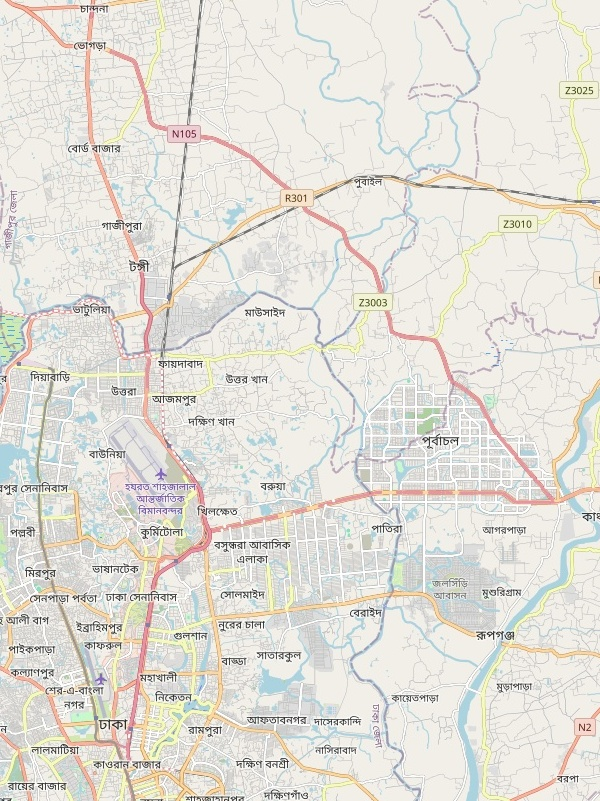
%> input picture Presentation/matlab/osm_basemap_crop_4camp.jpg, 600 x 801 px
$ octave --eval "fig03_map_routes;"   (GNU Octave 9; MATLAB toolbox functions it lacks are replaced by stand-ins)
%> lines starting %> are read from the running program, lines starting %| are printed output that depends on the picture
### Presentation/matlab/basemap.m
function [xlim_km, ylim_km] = basemap(alpha_val, use_4camp)
%BASEMAP  Draw the OpenStreetMap background for the drive-test figures.
%   The tiles were fetched once from tile.openstreetmap.org (zoom 13) and
%   stored beside this script, so the figure regenerates offline. Coordinates
%   are Web Mercator kilometres relative to the corridor centre, scaled by
%   cos(lat0) so the axes read true ground distance at this latitude.
%   ALPHA_VAL fades the raster toward white by blending the pixels, which is
%   more portable than AlphaData across renderers.
%
%   Map data (c) OpenStreetMap contributors, ODbL.
if nargin < 1, alpha_val = 0.92; end
if nargin < 2, use_4camp = false; end
here = fileparts(mfilename('fullpath'));
if use_4camp && exist(fullfile(here, 'basemap_extent_4camp.txt'), 'file')
    E = readnum('basemap_extent_4camp.txt');
    img_name = 'osm_basemap_crop_4camp.jpg';
else
    E = readnum('basemap_extent.txt');      % lat0, lon0, xw, xe, ys, yn
    img_name = 'osm_basemap_crop.jpg';
end
xw = E(3); xe = E(4); ys = E(5); yn = E(6);
img = double(imread(fullfile(here, img_name)));
img = uint8(255 - alpha_val * (255 - img));
image([xw xe], [yn ys], img);
set(gca, 'YDir', 'normal');
xlim_km = [xw xe]; ylim_km = [ys yn];
end

### Presentation/matlab/mltext.m
function mltext(x, y, lines, col, fs, align, dy)
%MLTEXT  Multi-line annotation drawn one line per text object.
%   Suppressed in the print variant: a printed figure should not carry a
%   paragraph of prose, because the caption already carries it and the prose
%   is what forces the plot itself to be small.
global PRINTFIG
if ~isempty(PRINTFIG) && PRINTFIG, return; end
if nargin < 4 || isempty(col),   col = [0.16 0.16 0.16]; end
if nargin < 5 || isempty(fs),    fs = 15; end
if nargin < 6 || isempty(align), align = 'left'; end
if nargin < 7 || isempty(dy)
    yl = ylim; dy = -0.055 * (yl(2) - yl(1));
end
for k = 1:numel(lines)
    text(x, y + (k-1)*dy, lines{k}, 'Color', col, 'FontSize', fs, ...
         'HorizontalAlignment', align, 'FontName', 'Arial');
end
end

### Presentation/matlab/savefig_png.m
function savefig_png(name)
%SAVEFIG_PNG  Write the current figure to png/ (slides) or png_print/ (thesis).
global PRINTFIG
here = fileparts(mfilename('fullpath'));
if ~isempty(PRINTFIG) && PRINTFIG, sub = 'png_print'; else, sub = 'png'; end
outdirs = {fullfile(here, sub), ...
           fullfile(here, '..', sub), ...
           fullfile(here, '..', '..', 'pipeline', 'reports_rev', 'figures'), ...
           fullfile(here, '..', '..', 'latex', 'figures')};

for i = 1:numel(outdirs)
    od = outdirs{i};
    if ~exist(od, 'dir'), mkdir(od); end
    print(gcf, fullfile(od, [name '.png']), '-dpng', '-r300');
end
close(gcf);
end

### Presentation/matlab/fig_style.m
function S = fig_style()
%FIG_STYLE  Shared look-and-feel for every defence figure.
%   Institution palette taken from the IUT presentation template:
%   maroon 891313 is the emphasis colour, navy is the neutral data colour.
%   Runs unchanged in MATLAB R2023a and in GNU Octave.

S.maroon  = [0.537 0.075 0.075];   % #891313  our method / the key finding
S.navy    = [0.122 0.306 0.475];   % #1F4E79  comparator series
S.grey    = [0.55  0.55  0.55];    % context series
S.lgrey   = [0.82  0.82  0.82];    % floors, reference bars
S.amber   = [0.85  0.60  0.00];    % callouts
S.green   = [0.13  0.45  0.27];    % "good" markers
S.ink     = [0.16  0.16  0.16];    % text
S.grid    = [0.90  0.90  0.90];

S.fs_axis  = 15;   % tick labels
S.fs_lab   = 16;   % axis labels
S.fs_ann   = 15;   % on-chart annotation
S.fs_leg   = 14;

set(0,'DefaultAxesFontName','Arial');
set(0,'DefaultTextFontName','Arial');
set(0,'DefaultAxesFontSize',S.fs_axis);
set(0,'DefaultTextFontSize',S.fs_ann);
end

### Presentation/matlab/merckm.m
function [x, y] = merckm(lat, lon, lat0, lon0)
%MERCKM  Web Mercator kilometres relative to (lat0, lon0), scaled to true
%   ground distance at lat0. Keeps the drive traces geometrically consistent
%   with the OpenStreetMap basemap, which is itself Web Mercator.
R = 6378.137;
k = cosd(lat0);
mercy = @(p) log(tan(pi/4 + deg2rad(p)/2));
x = R * deg2rad(lon - lon0) * k;
y = R * (mercy(lat) - mercy(lat0)) * k;
end

### Presentation/matlab/newfig.m
function h = newfig(w, hgt)
%NEWFIG  White figure of a given pixel size, ready for print().
%   With the global PRINTFIG set, the canvas is shrunk by PRINTSCALE while the
%   font sizes in every figure script stay as authored. That is what raises the
%   on-figure text from about 5 pt to about 9 pt once the image is placed in a
%   12 pt document. The slide versions are produced with PRINTFIG unset.
global PRINTFIG PRINTSCALE
if nargin < 1, w = 1080; end
if nargin < 2, hgt = 760; end
if ~isempty(PRINTFIG) && PRINTFIG
    k = 0.60; if ~isempty(PRINTSCALE), k = PRINTSCALE; end
    w = round(w * k); hgt = round(hgt * k);
end
h = figure('Color','w','Position',[80 80 w hgt]);
set(h,'PaperPositionMode','auto');
set(h,'InvertHardcopy','off');
end

### Presentation/matlab/readnum.m
function M = readnum(fname)
%READNUM  Read a numeric CSV that may carry a one-line header.
%   Portable across MATLAB and Octave: dlmread is fussy about headers, so the
%   first line is skipped when it does not parse as a row of numbers.
here = fileparts(mfilename('fullpath'));
p = fullfile(here, fname);
if ~exist(p, 'file'), p = fname; end
fid = fopen(p, 'r'); first = fgetl(fid); fclose(fid);
hdr = 0;
v = sscanf(strrep(first, ',', ' '), '%f');
if isempty(v), hdr = 1; end
M = dlmread(p, ',', hdr, 0);
end

### Presentation/matlab/fig03_map_routes.m
function fig03_map_routes()
%FIG03  Drive-test geography on an OpenStreetMap background, all 4 campaigns.
%   Map data (c) OpenStreetMap contributors, ODbL.
S = fig_style();
S.fs_axis = 12; S.fs_lab = 13; S.fs_ann = 11; S.fs_leg = 10.5;

if exist('map_route_4camp.csv', 'file')
    R = readnum('map_route_4camp.csv');
    H = readnum('map_handovers_4camp.csv');
    use_4camp = true;
else
    R = readnum('map_route.csv');
    H = readnum('map_handovers.csv');
    use_4camp = false;
end

if use_4camp && exist('basemap_extent_4camp.txt', 'file')
    E = readnum('basemap_extent_4camp.txt');
else
    E = readnum('basemap_extent.txt');
end
lat0 = E(1); lon0 = E(2);

newfig(1050, 1380);
[xl, yl] = basemap(0.72, use_4camp);
%> in basemap, `img = uint8(255 - alpha_val * (255 - img));`:
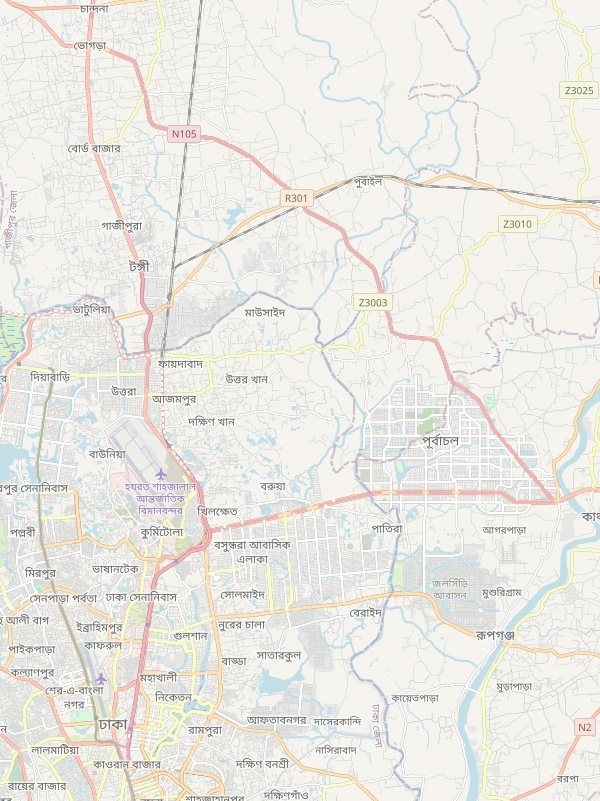
%> img: size 801x600x3 uint8; mean R, G, B 235.1, 233.3, 228.2
hold on;

[rx, ry] = merckm(R(:,3), R(:,4), lat0, lon0);
[hx, hy] = merckm(H(:,2), H(:,3), lat0, lon0);

cols = [S.navy; S.amber; S.green; [0.72 0.20 0.20]];
names = {'1st Campaign  (15 drives, 290 HO)', ...
         '2nd Campaign  ( 8 drives, 174 HO)', ...
         '3rd Campaign  (20 drives, 297 HO)', ...
         '4th Campaign  (14 drives, 177 HO)'};

n_caps = max(R(:,1));
for c = 1:n_caps
    m = R(:,1) == c;
    plot(rx(m), ry(m), '-', 'Color', cols(c,:), 'LineWidth', 2.4);
    plot(rx(m), ry(m), '.', 'Color', cols(c,:), 'MarkerSize', 5.5);
end

% Plot handover locations as crisp circles
hho = plot(hx, hy, 'o', 'MarkerSize', 2.8, 'MarkerEdgeColor', [0.15 0.15 0.15], ...
           'MarkerFaceColor', 'none', 'LineWidth', 0.65);

axis equal; xlim(xl); ylim(yl); box on;
set(gca, 'XColor', S.ink, 'YColor', S.ink, 'Layer', 'top');
xlabel('East of corridor centre  (km)', 'FontSize', S.fs_lab, 'Color', S.ink);
ylabel('North of corridor centre  (km)', 'FontSize', S.fs_lab, 'Color', S.ink);

% Compact legend placed in the open Southeast quadrant (clear of all routes)
if use_4camp
    keyx = 4.20; keyw = 10.40; keytop = -1.20; dy = 1.15;
    rows = [names, {'938 signalling handovers'}];
else
    keyx = 1.20; keyw = 7.70; keytop = -3.20; dy = 0.82;
    rows = [names(1:3), {'761 signalling handovers'}];
end

nrow = numel(rows);
keybot = keytop - nrow*dy - 0.25;
patch([keyx keyx+keyw keyx+keyw keyx], [keytop keytop keybot keybot], [1 1 1], ...
      'EdgeColor', [0.65 0.65 0.65], 'LineWidth', 0.9);

for k = 1:nrow
    yy = keytop - 0.70 - (k-1)*dy;
    if k <= n_caps
        plot([keyx+0.35 keyx+1.20], [yy yy], '-', 'Color', cols(k,:), 'LineWidth', 3.8);
    else
        plot(keyx+0.75, yy, 'o', 'MarkerSize', 5.5, 'MarkerEdgeColor', [0.15 0.15 0.15], ...
             'MarkerFaceColor', 'none', 'LineWidth', 1.2);
    end
    text(keyx+1.55, yy, rows{k}, 'FontSize', S.fs_leg, 'Color', S.ink, ...
         'VerticalAlignment', 'middle');
end

text(xl(2) - 0.25, yl(2) - 0.50, 'Map data \copyright OpenStreetMap contributors', ...
     'FontSize', 10.5, 'Color', [0.2 0.2 0.2], 'HorizontalAlignment', 'right', ...
     'VerticalAlignment', 'top', 'BackgroundColor', [1 1 1], 'Margin', 2);

if use_4camp
    mltext(xl(1) + 0.35, yl(1) + 2.5, {'Uttara - Gazipur & Dhaka Corridors', ...
        '57 drives  /  10,220 samples at 1 Hz'}, S.ink, S.fs_ann, 'left', -0.85);
%> after the loop in mltext, `for k = 1:numel(lines)`:
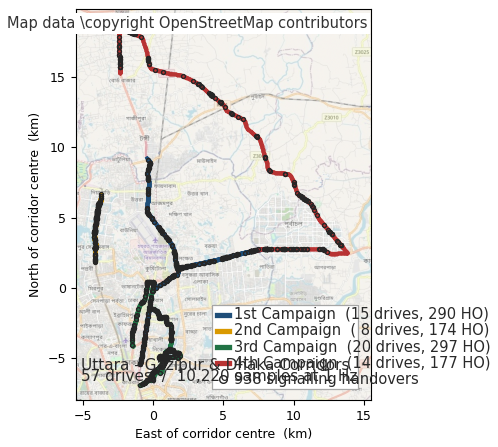
%> figure redrawn from the program's plot data
else
    mltext(xl(1) + 0.2, yl(1) + 1.9, {'Uttara - BRAC corridor, Dhaka', ...
        '43 drives  /  7,740 samples at 1 Hz'}, S.ink, S.fs_ann, 'left', -0.62);
end

savefig_png('fig03_map_routes');
end
